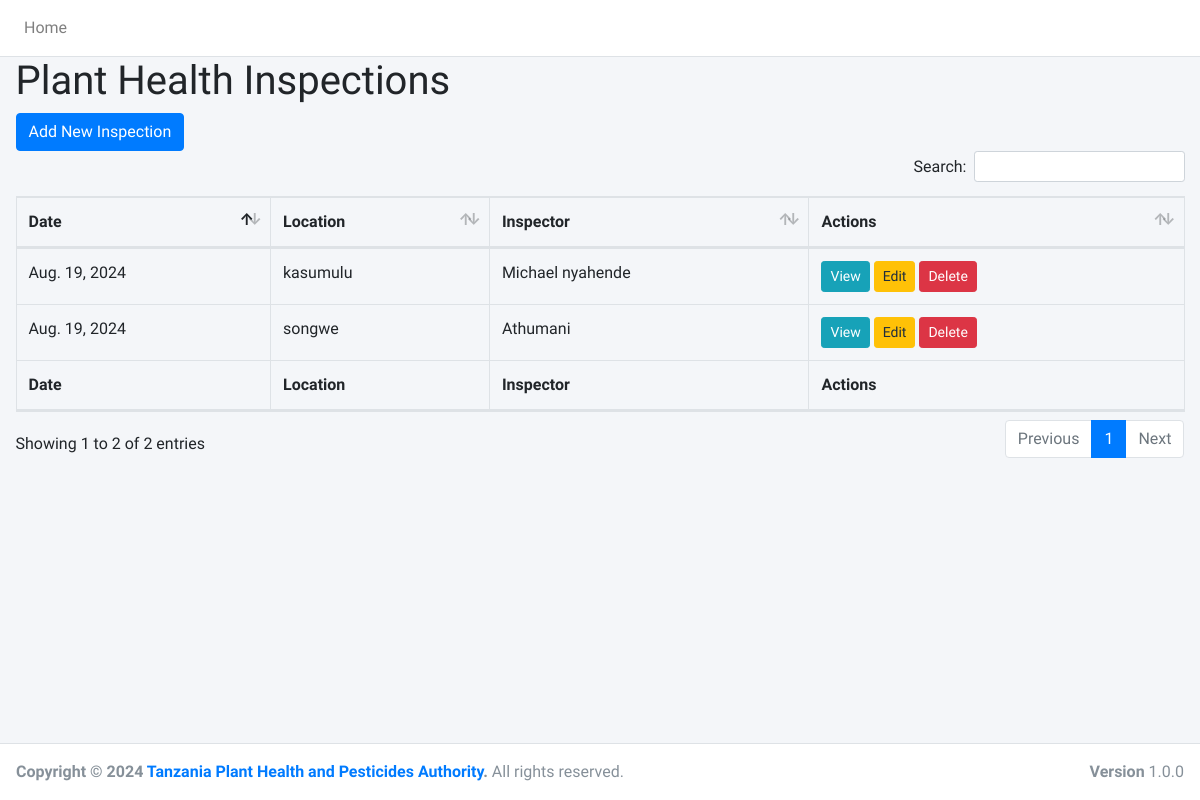
Screenshot of /plantInspection/ with the database file from the repository.
### PlantInspection/models.py (models this page shows, shortened)
class PlantHealthInspection(models.Model):
    INSPECTION_LOCATIONS = [
        ('tunduma', 'Tunduma'),
        ('kasumulu', 'Kasumulu'),
        ('songwe', 'Songwe'),
    ]
    inspection_date = models.DateField(default=timezone.now)
    inspection_time = models.TimeField(default=timezone.now)
    location = models.CharField(max_length=50, choices=INSPECTION_LOCATIONS)
    inspector_name = models.CharField(max_length=100)
    item_description = models.CharField(max_length=200)
    origin = models.CharField(max_length=100)
    quantity = models.PositiveIntegerField()
    condition_of_items = models.CharField(max_length=100)
    pests_diseases_detected = models.TextField(blank=True)
    laboratory_analysis_required = models.BooleanField(default=False)
    sample_collected = models.BooleanField(default=False)
    quarantine_required = models.BooleanField(default=False)
    items_seized = models.BooleanField(default=False)
    immediate_actions = models.TextField(blank=True)
    follow_up_required = models.BooleanField(default=False)
    follow_up_date = models.DateField(null=True, blank=True)
    challenges_encountered = models.TextField(blank=True)
    additional_notes = models.TextField(blank=True)
    recommendations_for_improvement = models.TextField(blank=True)

### PlantInspection/views.py (the view)
# urls.py: path('', views.inspection_list, name='inspection_list'),
def inspection_list(request):
    inspections = PlantHealthInspection.objects.all()
    return render(request, 'inspection_list.html', {'inspections': inspections})

### PlantInspection/Templates/inspection_list.html (shortened to what this page needs)
{% extends 'Meetings/base.html' %}
{% block content %}
  <h1>Plant Health Inspections</h1>
  <a href="{% url 'inspection_create' %}" class="btn btn-primary">Add New Inspection</a>
  <table class="table table-bordered" id="inspection_list">
    <thead>
      <tr>
        <th>Date</th>
        <th>Location</th>
        <th>Inspector</th>
        <th>Actions</th>
      </tr>
    </thead>
    <tbody>
      {% for inspection in inspections %}
        <tr>
          <td>{{ inspection.inspection_date }}</td>
          <td>{{ inspection.location }}</td>
          <td>{{ inspection.inspector_name }}</td>
          <td>
            <a href="{% url 'inspection_detail' inspection.id %}" class="btn btn-info btn-sm">View</a>
            <a href="{% url 'inspection_update' inspection.id %}" class="btn btn-warning btn-sm">Edit</a>
            <a href="{% url 'inspection_delete' inspection.id %}" class="btn btn-danger btn-sm">Delete</a>
          </td>
        </tr>
      {% endfor %}
    </tbody>
    <thead>
      <tr>
        <th>Date</th>
        <th>Location</th>
        <th>Inspector</th>
        <th>Actions</th>
      </tr>
    </thead>
  </table>
{% endblock %}

### rows the page displays
PlantHealthInspection: inspection_date "Aug. 19, 2024", location "kasumulu", inspector_name "Michael nyahende"
PlantHealthInspection: inspection_date "Aug. 19, 2024", location "songwe", inspector_name "Athumani"
